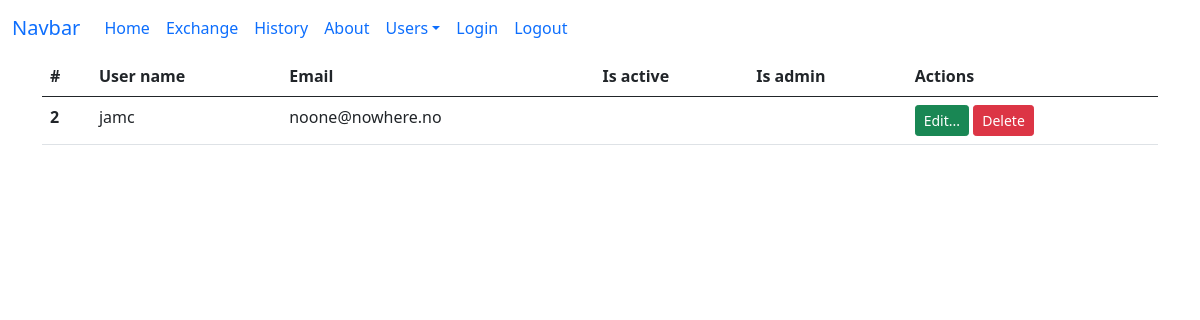
/users, run on an earlier commit of the app's database.
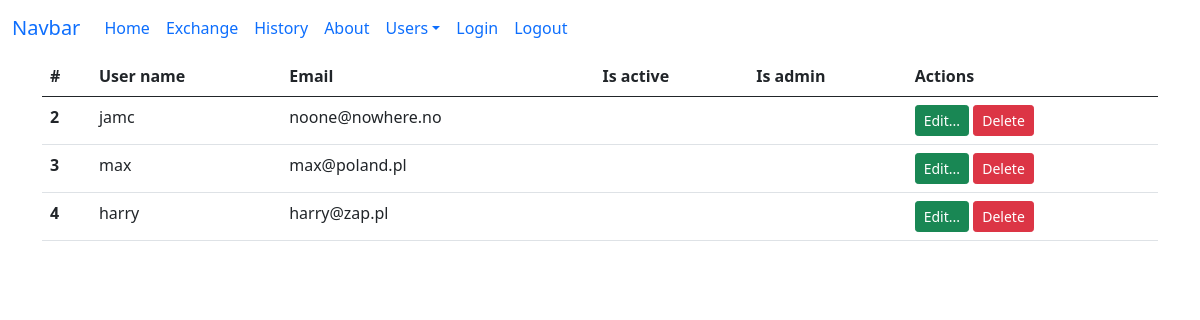
And on a later commit of the database.
### tables this page shows
CREATE TABLE users(
id integer primary key autoincrement,
name varchar(100) not null unique,
email varchar(100) not null unique,
password text,
is_active boolean not null default 0,
is_admin boolean not null default 0
);

### app.py (the view)
@app.route("/users")
def users():
    db = get_db()
    sql_command = "select id, name, email, is_admin, is_active from users;"
    cur = db.execute(sql_command)
    users = cur.fetchall()
    return render_template("users.html", active_menu="users", users=users)

### app.py (called while the page is built)
def get_db():
    if not hasattr(g, 'sqlite.db'):
        conn = sqlite3.connect(app_info['db_file'])
        conn.row_factory = sqlite3.Row
        g.sqlite_db = conn
    return g.sqlite_db

### templates/users.html (shortened to what this page needs)
{% extends "base.html" %}
{% block content %}
<div class="container">
    <table class="table">
        <thead>
          <tr>
            <th scope="col">#</th>
            <th scope="col">User name</th>
            <th scope="col">Email</th>
            <th scope="col">Is active</th>
            <th scope="col">Is admin</th>
            <th scope="col">Actions</th>
          </tr>
        </thead>
        <tbody>
          {% for user in users %}
          <tr>
            <th scope="row">{{ user.id }}</th>
            <td>{{ user.name }}</td>
            <td>{{ user.email }}</td>
            <td>       </td>
            <td>       </td>
            <td>
                <a href="{{ url_for('edit_user', user_name=user.name) }}"
                   class="btn btn-success btn-sm" role="button">Edit...</a>
                <a type="button" class="btn btn-danger btn-sm delete-confirm"
                   data-bs-toggle="modal" data-bs-target="#confirmDeleteModal"
                   data-desc="{{ 'Delete user {}?'.format(user.name) }}"
                   data-url="{{ url_for('user_delete', user_name=user.name) }}">
                  Delete
                </a>
            </td>
          </tr>
          {%endfor%}
        </tbody>
      </table>
</div>
{% endblock %}

### templates/base.html (shortened to what this page needs)
{% from "macros.html" import show_flash_message, show_all_flash_message %}
<!doctype html>
<html lang="en">
  <head>
    <link href="https://cdn.jsdelivr.net/npm/bootstrap@5.0.0-beta2/dist/css/bootstrap.min.css" rel="stylesheet">
  </head>
  <body>
    {% include "menu.html" %}
    {% block content %} {% endblock %}
  </body>
</html>

### templates/menu.html (shortened to what this page needs)
<nav class="navbar navbar-expand-lg bg-body-tertiary">
    <div class="container-fluid">
      <a class="navbar-brand" href="#">Navbar</a>
      <div class="collapse navbar-collapse" id="navbarNav">
        <ul class="navbar-nav">
          <li class="nav-item">
            <a class="nav-link {{'active' if active_menu=='home'}}" aria-current="page" href="{{ url_for('index') }}">Home</a>
          </li>
          <li class="nav-item">
            <a class="nav-link {{'active' if active_menu=='exchange'}}" href="{{ url_for('exchange') }}">Exchange</a>
          </li>
          <li class="nav-item">
            <a class="nav-link {{'active' if active_menu=='history'}}" href="{{ url_for("history")}}">History</a>
          </li>
          <li class="nav-item">
            <a class="nav-link {{'active' if active_menu=='about'}}" href="#" tabindex="-1" aria-disabled="true">About</a>
          </li>
          <li class="nav-item dropdown">
            <a class="nav-link dropdown-toggle" href="#" id="navbarDropdown" role="button"
                      data-bs-toggle="dropdown" aria-expanded="false">Users</a>
          </li>
          <li class="nav-item">
            <a class="nav-link {{ 'active' if active_menu=='login' }}" href="{{ url_for('login') }}" tabindex="-1">Login</a>
          </li>
          <li class="nav-item">
            <a class="nav-link {{ 'active' if active_menu=='logout' }}" href="{{ url_for('logout') }}" tabindex="-1">
              Logout {{ session['user'] if 'user' in session }}</a>
          </li>
        </ul>
      </div>
    </div>
  </nav>

What changed in the data, as far as the page shows it:
added users: id "3", name "max", email "max@poland.pl"
added users: id "4", name "harry", email "harry@zap.pl"
